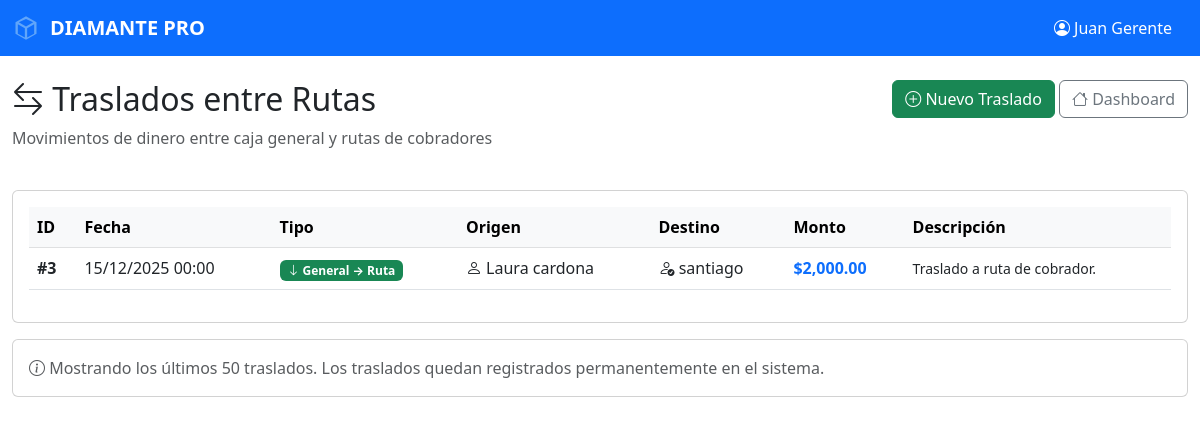
Page /traslados (signed in) on the committed database.
### app/models.py (models this page shows)
class Transaccion(db.Model):
    __tablename__ = 'transacciones'
    id = db.Column(db.Integer, primary_key=True)
    naturaleza = db.Column(db.String(20), nullable=False)
    concepto = db.Column(db.String(50), nullable=False)
    descripcion = db.Column(db.String(200))
    monto = db.Column(db.Float, nullable=False)
    fecha = db.Column(db.DateTime, default=datetime.utcnow)
    usuario_origen_id = db.Column(db.Integer, db.ForeignKey('usuarios.id'), nullable=False)
    usuario_destino_id = db.Column(db.Integer, db.ForeignKey('usuarios.id'), nullable=True)
    prestamo_id = db.Column(db.Integer, db.ForeignKey('prestamos.id'), nullable=True)
    foto_evidencia = db.Column(db.String(300))
    usuario_origen = db.relationship('Usuario', foreign_keys=[usuario_origen_id], backref='transacciones_origen')
    usuario_destino = db.relationship('Usuario', foreign_keys=[usuario_destino_id], backref='transacciones_destino')

class Usuario(db.Model):
    __tablename__ = 'usuarios'
    id = db.Column(db.Integer, primary_key=True)
    nombre = db.Column(db.String(100), nullable=False)
    usuario = db.Column(db.String(50), unique=True, nullable=False)
    password = db.Column(db.String(200), nullable=False)
    rol = db.Column(db.String(20), nullable=False) # 'dueno', 'secretaria', 'supervisor', 'cobrador'
    activo = db.Column(db.Boolean, default=True)
    fecha_creacion = db.Column(db.DateTime, default=datetime.utcnow)

### app/routes.py (the view)
    @app.route('/traslados')
    def traslados_lista():
        if 'usuario_id' not in session:
            return redirect(url_for('home'))
        if session.get('rol') not in ['dueno', 'gerente', 'supervisor', 'secretaria']:
            return redirect(url_for('dashboard'))
        traslados = Transaccion.query.filter(
            Transaccion.concepto.like('TRASLADO%')
        ).order_by(Transaccion.fecha.desc()).limit(50).all()
        return render_template('traslados_lista.html',
                             traslados=traslados,
                             nombre=session.get('nombre'),
                             rol=session.get('rol'))

### app/templates/traslados_lista.html (shortened to what this page needs)
<!DOCTYPE html>
<html>
<head>
    <link href="https://cdn.jsdelivr.net/npm/bootstrap@5.3.0/dist/css/bootstrap.min.css" rel="stylesheet">
    <link rel="stylesheet" href="https://cdn.jsdelivr.net/npm/bootstrap-icons@1.11.0/font/bootstrap-icons.css">
</head>
<body>
    <nav class="navbar navbar-expand-lg navbar-dark bg-primary">
        <div class="container-fluid">
            <a class="navbar-brand" href="/dashboard" style="display: inline-flex; align-items: center; gap: 10px; font-weight: 600;">
                <svg style="width: 28px; height: 28px; fill: #60a5fa;" viewBox="0 0 24 24">
                    <path d="M12 2L3 7v10l9 5 9-5V7l-9-5zm0 2.18L18.18 7 12 10.82 5.82 7 12 4.18zM5 8.82l6 3.5v7.86l-6-3.33V8.82zm8 11.36v-7.86l6-3.5v8.03l-6 3.33z"/>
                </svg>
                <span>DIAMANTE PRO</span>
            </a>
            <div class="d-flex align-items-center">
                <span class="text-white me-3">
                    <i class="bi bi-person-circle"></i> {{ nombre }}
                </span>
            </div>
        </div>
    </nav>
    <div class="container-fluid mt-4">
        <div class="row mb-4">
            <div class="col-md-6">
                <h2><i class="bi bi-arrow-left-right"></i> Traslados entre Rutas</h2>
                <p class="text-muted">Movimientos de dinero entre caja general y rutas de cobradores</p>
            </div>
            <div class="col-md-6 text-end">
                <a href="/traslados/nuevo" class="btn btn-success">
                    <i class="bi bi-plus-circle"></i> Nuevo Traslado
                </a>
                <a href="/dashboard" class="btn btn-outline-secondary">
                    <i class="bi bi-house"></i> Dashboard
                </a>
            </div>
        </div>
        <div class="card">
            <div class="card-body">
                {% if traslados %}
                <div class="table-responsive">
                    <table class="table table-hover">
                        <thead class="table-light">
                            <tr>
                                <th>ID</th>
                                <th>Fecha</th>
                                <th>Tipo</th>
                                <th>Origen</th>
                                <th>Destino</th>
                                <th>Monto</th>
                                <th>Descripción</th>
                            </tr>
                        </thead>
                        <tbody>
                            {% for traslado in traslados %}
                            <tr>
                                <td><strong>#{{ traslado.id }}</strong></td>
                                <td>{{ traslado.fecha.strftime('%d/%m/%Y %H:%M') }}</td>
                                <td>
                                    {% if traslado.concepto == 'TRASLADO A RUTA' %}
                                    <span class="badge bg-success">
                                        <i class="bi bi-arrow-down"></i> General → Ruta
                                    </span>
                                    {% else %}
                                    <span class="badge bg-danger">
                                        <i class="bi bi-arrow-up"></i> Ruta → General
                                    </span>
                                    {% endif %}
                                </td>
                                <td>
                                    <i class="bi bi-person"></i> {{ traslado.usuario_origen.nombre }}
                                </td>
                                <td>
                                    <i class="bi bi-person-check"></i> {{ traslado.usuario_destino.nombre }}
                                </td>
                                <td>
                                    <strong class="text-primary">${{ "{:,.2f}".format(traslado.monto) }}</strong>
                                </td>
                                <td>
                                    <small>{{ traslado.descripcion[:50] }}{% if traslado.descripcion and traslado.descripcion|length > 50 %}...{% endif %}</small>
                                </td>
                            </tr>
                            {% endfor %}
                        </tbody>
                    </table>
                </div>
                {% else %}
                <div class="alert alert-info text-center">
                    <i class="bi bi-info-circle"></i>
                    No hay traslados registrados. <a href="/traslados/nuevo">Registra el primero aquí</a>.
                </div>
                {% endif %}
            </div>
        </div>
        {% if traslados %}
        <div class="card mt-3">
            <div class="card-body">
                <p class="text-muted mb-0">
                    <i class="bi bi-info-circle"></i>
                    Mostrando los últimos 50 traslados. Los traslados quedan registrados permanentemente en el sistema.
                </p>
            </div>
        </div>
        {% endif %}
    </div>
</body>
</html>

### rows in the picture
Transaccion: id "3", fecha "15/12/2025 00:00", concepto "TRASLADO A RUTA" (drawn), usuario_origen.nombre "Laura cardona", usuario_destino.nombre "santiago", monto "2,000.00", descripcion "Traslado a ruta de cobrador."

### other values in the picture
{{ nombre }} "Juan Gerente"
